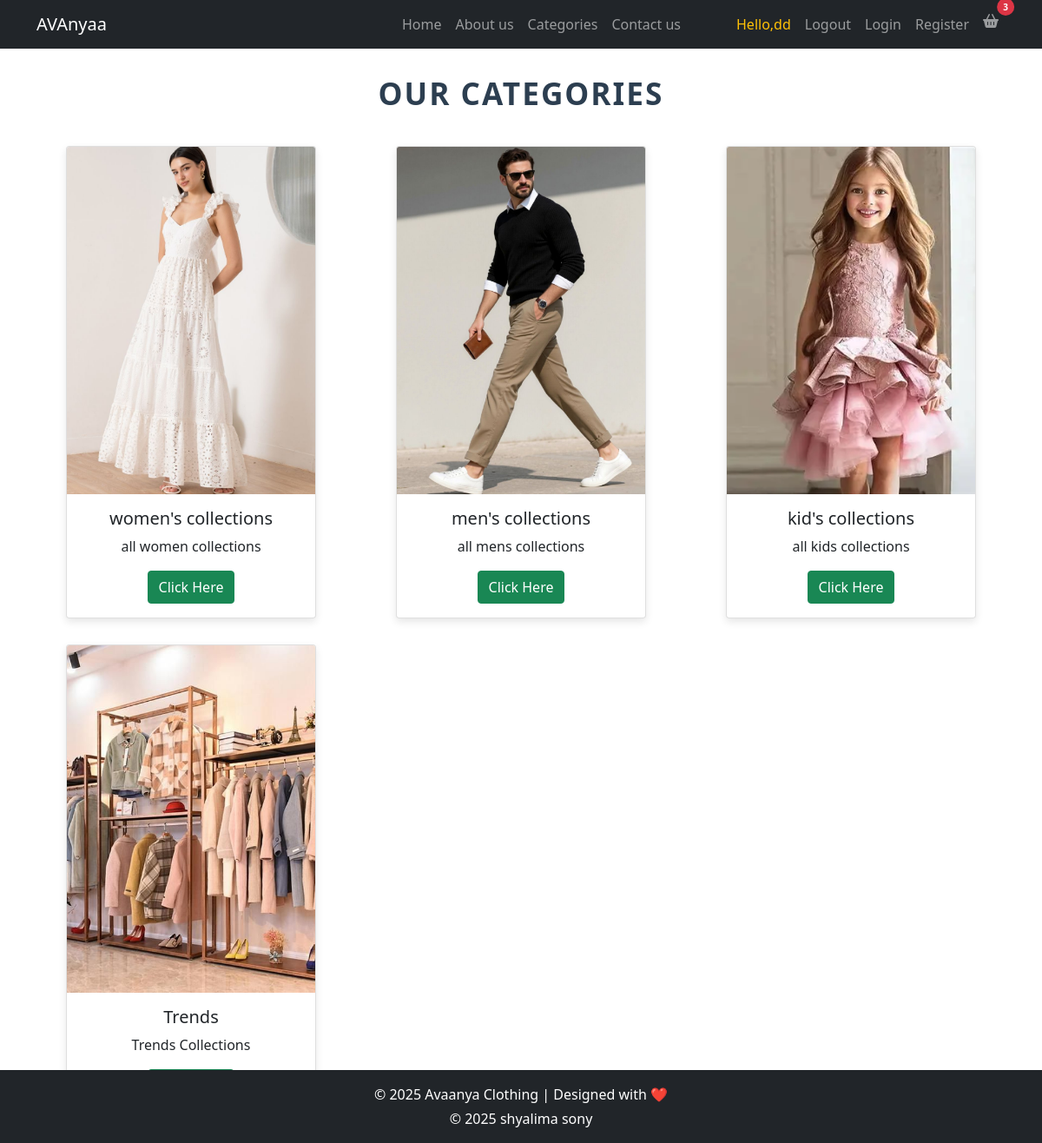
Page /category/ (signed in) on the committed database.
### backend/models.py (models this page shows, shortened)
class pro_category(models.Model):
    pro_name=models.CharField(max_length=50)
    pro_description=models.CharField(max_length=200)
    pro_cat_image=models.ImageField(upload_to="category_image")

### frontend/views.py (the view)
# urls.py: path("category/",category,name="category"),
def category(request):
    data=pro_category.objects.all()
    return render(request,"category.html",{"data":data})

### frontend/context_processors.py (called while the page is built)
def cart_count(request):
    if request.user.is_authenticated:
        count = Cart.objects.filter(user=request.user).count()
    else:
        count = 0
    return {'cart_count': count}

### frontend/templates/category.html (shortened to what this page needs)
{% extends 'index.html' %} {% block content %}
<div>
    <h1 class="category-heading">Our Categories</h1>
    <div class="container">
        <div class="row">
            {% for i in data %}
             <div class="col-md-4 d-flex justify-content-center">
                <div class="card" style="width: 18rem;"> <img src="{{ i.pro_cat_image.url }}" class="card-img-top"
                        alt="{{ i.pro_name }}">
                    <div class="card-body text-center">
                        <h5 class="card-title">{{ i.pro_name }}</h5>
                        <p class="card-text">{{ i.pro_description }}</p>
                        <a href="{% url 'product' i.id %}" class="btn btn-success">Click Here</a>
                    </div>
                </div>
            </div>
            {% endfor %}
        </div>
    </div>
</div> {% endblock %}

### frontend/templates/index.html (shortened to what this page needs)
{% load static %}
<link href="https://cdn.jsdelivr.net/npm/bootstrap@5.0.2/dist/css/bootstrap.min.css" rel="stylesheet"
>
<link rel="stylesheet" href="https://cdnjs.cloudflare.com/ajax/libs/font-awesome/6.5.1/css/all.min.css" />
<nav class="custom-navbar navbar navbar navbar-expand-lg navbar-dark bg-dark" aria-label="Avaanya navigation bar">
    <div class="container">
        <a class="navbar-brand" href="{% url 'index' %}"><span>AVAnyaa</span></a>
        <div class="collapse navbar-collapse" id="navbarsFurni">
            <ul class="custom-navbar-nav navbar-nav ms-auto mb-2 mb-lg-0">
                <li class="nav-item active">
                    <a class="nav-link" href="{% url 'index' %}">Home</a>
                </li>
                <li><a class="nav-link" href="{% url 'about' %}">About us</a></li>
                <li><a class="nav-link" href="{% url 'category' %}">Categories</a></li>
                <li><a class="nav-link" href="{% url 'contact' %}">Contact us</a></li>
            </ul>
            <ul class="custom-navbar-cta navbar-nav mb-2 mb-lg-0 ms-lg-5">
                <li class="nav-item d-none d-lg-block">
                    <a class="nav-link text-warning" href="">Hello,{{ user.username }}</a>
                </li>
                <li class="nav-item">
                    <a class="nav-link" href="{% url 'logout' %}">Logout</a>
                </li>
                <li class="nav-item">
                    <a class="nav-link" href="{%url 'login' %}">Login</a>
                </li>
                <li class="nav-item">
                    <a class="nav-link" href="{% url 'register' %}">Register</a>
                </li>
                <li class="nav-item position-relative">
    <a class="nav-link" href="{% url 'view_cart' %}">
        <i class="fas fa-shopping-basket"></i>
        {% if cart_count > 0 %}
        <span class="position-absolute top-0 start-100 translate-middle badge rounded-pill bg-danger">
            {{ cart_count }}
        </span>
        {% endif %}
    </a>
</li>
            </ul>
        </div>
    </div>
</nav>
{% block content %}{% endblock %}
<footer class="bg-dark text-white text-center p-3 fixed-bottom">
    <div class="container">
        <p class="mb-1">&copy; 2025 Avaanya Clothing | Designed with ❤️</p>
        <p class="mb-0">&copy; 2025 shyalima sony</p>
    </div>
</footer>

### frontend/templates/index.html (style rules this page uses)
.badge { font-size: 10px; padding: 5px 7px; }

### frontend/templates/category.html (style rules this page uses)
.category-heading { text-align: center; font-size: 2.2rem; font-weight: 700; color: #2c3e50; margin: 30px 0 40px 0; text-transform: uppercase; letter-spacing: 2px; }
.card { margin-bottom: 30px; box-shadow: 0 4px 10px rgba(0, 0, 0, 0.1); transition: transform 0.2s ease, box-shadow 0.2s ease; }
.card img { height: 400px; object-fit: cover; }

### rows in the picture
pro_category: pro_cat_image (picture), pro_name "women's collections", pro_description "all women collections"
pro_category: pro_cat_image (picture), pro_name "men's collections", pro_description "all mens collections"
pro_category: pro_cat_image (picture), pro_name "kid's collections", pro_description "all kids collections"
pro_category: pro_cat_image (picture), pro_name "Trends", pro_description "Trends Collections"

### other values in the picture
{{ user.username }} "dd"
{{ cart_count }} "3"
